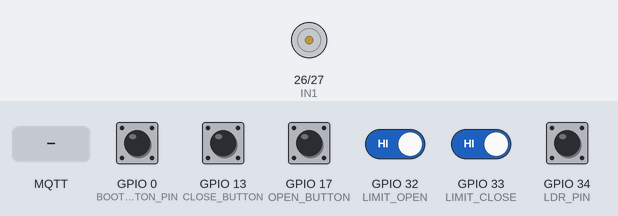
The sketch below on a simulated ESP32. On the bench: motor-driver pin pairs drawn as motors (green arrow = first pin HIGH = forward, orange = second pin HIGH = backward, longer = more drive, scaled by the enable pin). The inputs (shaded band) are chosen by the test bench; at power-on: GPIO 0 (BOOT_BUTTON_PIN), GPIO 13 (CLOSE_BUTTON), GPIO 17 (OPEN_BUTTON), GPIO 32 (LIMIT_OPEN), GPIO 33 (LIMIT_CLOSE), GPIO 34 (LDR_PIN) HIGH. WiFi joins after 1.5 s; servers stay silent unless stated; the local clock reads 2024-03-15 10:24:30 at power-on unless the sketch sets it; random numbers use the default seed unless the sketch sets one; no MQTT or app messages arrive unless stated; what the sketch prints to the serial monitor is not drawn.

Above: at 3.2 s.
3.3 s: GPIO 13 (CLOSE_BUTTON) pulled LOW for 0.15 s
At 4.1 s:
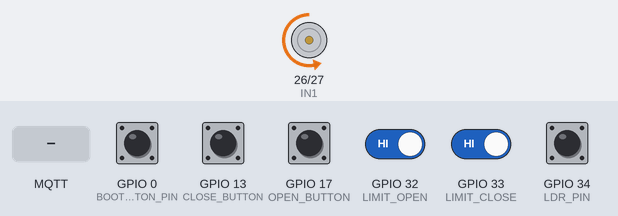
4.9 s: MQTT message "open" arrives on the first subscribed topic
At 5.5 s:
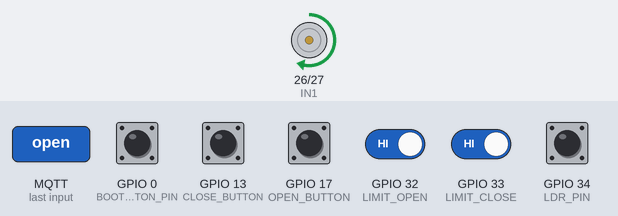
6.4 s: GPIO 32 (LIMIT_OPEN) driven LOW
At 7.8 s:
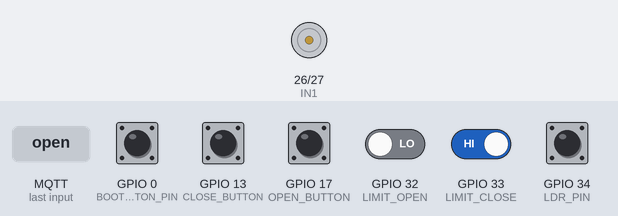
Timing chart, 0 to 9.4 s (numbered marks = the images above; inputs shaded):
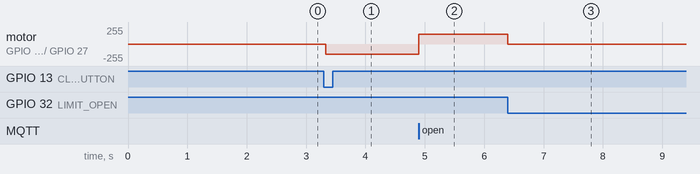

The sketch:

CoopGuardCode.ino
```cpp
// ============================================================
// ESP32 AUTOMATIC DOOR — CONNECTED VERSION
// (merged: teammate's hardware logic + CoopGuard MQTT/WiFi)
// ============================================================

#include <WiFiManager.h>
#include <WiFiClientSecure.h>
#include <PubSubClient.h>
#include <ThreeWire.h>
#include <RtcDS1302.h>

// ============================================================
// L298N MOTOR
// ============================================================
const byte ENA = 25;
const byte IN1 = 26;
const byte IN2 = 27;

// ============================================================
// LIMIT SWITCHES
// ============================================================
const byte LIMIT_OPEN  = 32;
const byte LIMIT_CLOSE = 33;

// ============================================================
// LDR
// ============================================================
const byte LDR_PIN = 34;

// ============================================================
// MANUAL PUSHBUTTONS
// ============================================================
const byte OPEN_BUTTON  = 17;
const byte CLOSE_BUTTON = 13;

// ============================================================
// FUTURE BUZZER (reserved, not wired)
// ============================================================
const byte BUZZER_PIN = 22;

// ============================================================
// DS1302 RTC
// ============================================================
const byte RTC_CLK = 18;
const byte RTC_DAT = 19;
const byte RTC_RST = 21;

ThreeWire rtcWire(RTC_DAT, RTC_CLK, RTC_RST);
RtcDS1302<ThreeWire> Rtc(rtcWire);

// ============================================================
// MOTOR SETTINGS
// ============================================================
const byte OPEN_SPEED  = 150;
const byte CLOSE_SPEED = 150;
const unsigned long MOTOR_TIMEOUT = 15000UL;

// ============================================================
// PUSHBUTTON TRACKING
// ============================================================
bool previousOpenButton  = HIGH;
bool previousCloseButton = HIGH;
bool bothButtonsLatch = false;

// ============================================================
// DOOR STATE
// ============================================================
enum DoorState : byte { DOOR_UNKNOWN, DOOR_OPEN, DOOR_CLOSED, DOOR_MOVING, DOOR_ERROR };
DoorState doorState = DOOR_UNKNOWN;

// ============================================================
// WIFI + MQTT (CoopGuard backend connection)
// ============================================================
const char* mqtt_server = "d17d615b51994b7a80424af5b899f00b.s1.eu.hivemq.cloud";
const int mqtt_port = 8883;
const char* mqtt_username = "coopadmin";
const char* mqtt_password = "CoopDoor2026!Secure";

WiFiClientSecure espClient;
PubSubClient client(espClient);

unsigned long lastSensorPublish = 0;
const unsigned long SENSOR_PUBLISH_INTERVAL = 2000UL;

// ============================================================
// BOOT BUTTON — manual WiFi reset (hold 3s)
// ============================================================
#define BOOT_BUTTON_PIN 0
unsigned long bootButtonPressStart = 0;
bool bootButtonHeld = false;

// ============================================================
// SETUP
// ============================================================
void setup()
{
  Serial.begin(115200);
  delay(500);

  pinMode(ENA, OUTPUT);
  pinMode(IN1, OUTPUT);
  pinMode(IN2, OUTPUT);

  pinMode(LIMIT_OPEN, INPUT_PULLUP);
  pinMode(LIMIT_CLOSE, INPUT_PULLUP);

  pinMode(LDR_PIN, INPUT);

  pinMode(OPEN_BUTTON, INPUT_PULLUP);
  pinMode(CLOSE_BUTTON, INPUT_PULLUP);

  pinMode(BOOT_BUTTON_PIN, INPUT_PULLUP);

  stopMotor();

  setupRTC();

  previousOpenButton = digitalRead(OPEN_BUTTON);
  previousCloseButton = digitalRead(CLOSE_BUTTON);

  Serial.println();
  Serial.println("======================================");
  Serial.println("       ESP32 AUTOMATIC DOOR");
  Serial.println("       CONNECTED (MQTT) VERSION");
  Serial.println("======================================");

  detectDoorPosition();
  printRTC();
  printLimitStatus();

  setup_wifi();

  espClient.setInsecure();
  client.setServer(mqtt_server, mqtt_port);
  client.setCallback(mqttCallback);
}

// ============================================================
// MAIN LOOP
// ============================================================
void loop()
{
  checkManualWifiReset();

  if (!client.connected()) {
    reconnect_mqtt();
  }
  client.loop();

  processManualButtons();
  processSerialCommands();

  if (millis() - lastSensorPublish >= SENSOR_PUBLISH_INTERVAL) {
    lastSensorPublish = millis();
    publishSensorReadings();
  }
}

// ============================================================
// WIFI SETUP
// ============================================================
void setup_wifi()
{
  WiFiManager wm;
  wm.setConnectTimeout(15);
  wm.setConfigPortalTimeout(180);

  bool connected = wm.autoConnect("CoopGuard-Setup");

  if (!connected) {
    Serial.println("Failed to connect, restarting...");
    delay(3000);
    ESP.restart();
  }

  Serial.println("WiFi connected");
  Serial.print("IP address: ");
  Serial.println(WiFi.localIP());
}

// ============================================================
// MQTT RECONNECT
// ============================================================
void reconnect_mqtt()
{
  while (!client.connected()) {
    Serial.print("Connecting to MQTT broker...");
    String clientId = "ESP32Client-" + String(random(0xffff), HEX);

    if (client.connect(clientId.c_str(), mqtt_username, mqtt_password)) {
      Serial.println("connected");
      client.subscribe("coop/door1/command");
    } else {
      Serial.print("failed, rc=");
      Serial.print(client.state());
      Serial.println(" trying again in 3 seconds");
      delay(3000);
    }
  }
}

// ============================================================
// MQTT CALLBACK — receives commands from the website/backend
// ============================================================
void mqttCallback(char* topic, byte* payload, unsigned int length)
{
  String message = "";
  for (unsigned int i = 0; i < length; i++) {
    message += (char)payload[i];
  }

  Serial.print("MQTT command received: ");
  Serial.println(message);

  if (String(topic) == "coop/door1/command") {
    if (message == "open") {
      openDoor();
    } else if (message == "close") {
      closeDoor();
    }
  }
}

// ============================================================
// PUBLISH LIVE SENSOR READINGS
// ============================================================
void publishSensorReadings()
{
  client.publish("coop/door1/sensors/ldr", isLight() ? "1" : "0");
  client.publish("coop/door1/sensors/limitswitch/top", openLimitPressed() ? "pressed" : "released");
  client.publish("coop/door1/sensors/limitswitch/bottom", closeLimitPressed() ? "pressed" : "released");

  if (Rtc.IsDateTimeValid()) {
    RtcDateTime now = Rtc.GetDateTime();
    int hour12 = now.Hour() % 12;
    if (hour12 == 0) hour12 = 12;
    const char* ampm = (now.Hour() >= 12) ? "PM" : "AM";

    char timeStr[12];
    snprintf(timeStr, sizeof(timeStr), "%02u:%02u:%02u %s", hour12, now.Minute(), now.Second(), ampm);
    client.publish("coop/door1/sensors/rtc", timeStr);
  }
}

// ============================================================
// MANUAL WIFI RESET (hold BOOT 3s)
// ============================================================
void checkManualWifiReset()
{
  if (digitalRead(BOOT_BUTTON_PIN) == LOW) {
    if (!bootButtonHeld) {
      bootButtonHeld = true;
      bootButtonPressStart = millis();
    } else if (millis() - bootButtonPressStart > 3000) {
      Serial.println("BOOT held 3+ seconds — resetting WiFi settings...");
      WiFiManager wm;
      wm.resetSettings();
      delay(500);
      ESP.restart();
    }
  } else {
    bootButtonHeld = false;
  }
}

// ============================================================
// MANUAL PUSHBUTTON CONTROL
// ============================================================
void processManualButtons()
{
  bool openState = digitalRead(OPEN_BUTTON);
  bool closeState = digitalRead(CLOSE_BUTTON);

  if (openState == LOW && closeState == LOW) {
    if (!bothButtonsLatch) {
      bothButtonsLatch = true;
      stopMotor();
      Serial.println("BOTH MANUAL BUTTONS PRESSED — MOTOR STOPPED FOR SAFETY");
    }
    previousOpenButton = openState;
    previousCloseButton = closeState;
    return;
  } else {
    bothButtonsLatch = false;
  }

  if (openState == LOW && previousOpenButton == HIGH) {
    delay(25);
    if (digitalRead(OPEN_BUTTON) == LOW) {
      previousOpenButton = LOW;
      Serial.println("PHYSICAL OPEN BUTTON PRESSED");
      openDoor();
      return;
    }
  }

  if (closeState == LOW && previousCloseButton == HIGH) {
    delay(25);
    if (digitalRead(CLOSE_BUTTON) == LOW) {
      previousCloseButton = LOW;
      Serial.println("PHYSICAL CLOSE BUTTON PRESSED");
      closeDoor();
      return;
    }
  }

  previousOpenButton = openState;
  previousCloseButton = closeState;
}

// ============================================================
// OPEN DOOR — OPEN = CLOCKWISE
// ============================================================
void openDoor()
{
  Serial.println("OPEN COMMAND — Direction: CLOCKWISE");
  client.publish("coop/door1/status", "opening");

  if (bothLimitsPressed()) {
    stopMotor();
    doorState = DOOR_ERROR;
    Serial.println("ERROR: BOTH LIMIT SWITCHES ACTIVE");
    return;
  }

  if (openLimitPressed()) {
    stopMotor();
    doorState = DOOR_OPEN;
    client.publish("coop/door1/status", "open");
    Serial.println("Door already OPEN.");
    return;
  }

  doorState = DOOR_MOVING;
  digitalWrite(IN1, HIGH);
  digitalWrite(IN2, LOW);
  analogWrite(ENA, OPEN_SPEED);

  unsigned long startTime = millis();

  while (!openLimitPressed()) {
    client.loop();

    if (digitalRead(CLOSE_BUTTON) == LOW) {
      stopMotor();
      doorState = DOOR_UNKNOWN;
      Serial.println("CLOSE BUTTON PRESSED DURING OPENING — MOTOR STOPPED");
      waitForButtonsReleased();
      detectDoorPosition();
      return;
    }

    if (bothLimitsPressed()) {
      stopMotor();
      doorState = DOOR_ERROR;
      Serial.println("ERROR: BOTH LIMITS ACTIVE");
      return;
    }

    if (serialStopRequested()) {
      stopMotor();
      doorState = DOOR_UNKNOWN;
      Serial.println("*** SERIAL STOP ***");
      detectDoorPosition();
      return;
    }

    if (millis() - startTime >= MOTOR_TIMEOUT) {
      stopMotor();
      doorState = DOOR_UNKNOWN;
      Serial.println("ERROR: OPEN TIMEOUT — Motor stopped for safety.");
      return;
    }
  }

  stopMotor();
  delay(30);

  if (openLimitPressed() && !closeLimitPressed()) {
    doorState = DOOR_OPEN;
    client.publish("coop/door1/status", "open");
    client.publish("coop/door1/events", "{\"event\":\"door_opened\",\"message\":\"Door opened successfully.\"}");
    Serial.println("OPEN LIMIT TRIGGERED — Door fully OPEN");
  } else {
    doorState = DOOR_UNKNOWN;
    Serial.println("WARNING: OPEN switch unstable.");
  }
}

// ============================================================
// CLOSE DOOR — CLOSE = ANTI-CLOCKWISE
// ============================================================
void closeDoor()
{
  Serial.println("CLOSE COMMAND — Direction: ANTI-CLOCKWISE");
  client.publish("coop/door1/status", "closing");

  if (bothLimitsPressed()) {
    stopMotor();
    doorState = DOOR_ERROR;
    Serial.println("ERROR: BOTH LIMIT SWITCHES ACTIVE");
    return;
  }

  if (closeLimitPressed()) {
    stopMotor();
    doorState = DOOR_CLOSED;
    client.publish("coop/door1/status", "closed");
    Serial.println("Door already CLOSED.");
    return;
  }

  doorState = DOOR_MOVING;
  digitalWrite(IN1, LOW);
  digitalWrite(IN2, HIGH);
  analogWrite(ENA, CLOSE_SPEED);

  unsigned long startTime = millis();

  while (!closeLimitPressed()) {
    client.loop();

    if (digitalRead(OPEN_BUTTON) == LOW) {
      stopMotor();
      doorState = DOOR_UNKNOWN;
      Serial.println("OPEN BUTTON PRESSED DURING CLOSING — MOTOR STOPPED");
      waitForButtonsReleased();
      detectDoorPosition();
      return;
    }

    if (bothLimitsPressed()) {
      stopMotor();
      doorState = DOOR_ERROR;
      Serial.println("ERROR: BOTH LIMITS ACTIVE");
      return;
    }

    if (serialStopRequested()) {
      stopMotor();
      doorState = DOOR_UNKNOWN;
      Serial.println("*** SERIAL STOP ***");
      detectDoorPosition();
      return;
    }

    if (millis() - startTime >= MOTOR_TIMEOUT) {
      stopMotor();
      doorState = DOOR_UNKNOWN;
      Serial.println("ERROR: CLOSE TIMEOUT — Motor stopped for safety.");
      return;
    }
  }

  stopMotor();
  delay(30);

  if (closeLimitPressed() && !openLimitPressed()) {
    doorState = DOOR_CLOSED;
    client.publish("coop/door1/status", "closed");
    client.publish("coop/door1/events", "{\"event\":\"door_closed\",\"message\":\"Door closed successfully.\"}");
    Serial.println("CLOSE LIMIT TRIGGERED — Door fully CLOSED");
  } else {
    doorState = DOOR_UNKNOWN;
    Serial.println("WARNING: CLOSE switch unstable.");
  }
}

// ============================================================
// WAIT FOR BOTH MANUAL BUTTONS RELEASED
// ============================================================
void waitForButtonsReleased()
{
  while (digitalRead(OPEN_BUTTON) == LOW || digitalRead(CLOSE_BUTTON) == LOW) {
    delay(10);
  }
  delay(30);
  previousOpenButton = HIGH;
  previousCloseButton = HIGH;
}

// ============================================================
// STOP MOTOR
// ============================================================
void stopMotor()
{
  analogWrite(ENA, 0);
  digitalWrite(IN1, LOW);
  digitalWrite(IN2, LOW);
}

// ============================================================
// SERIAL STOP (debug/testing)
// ============================================================
bool serialStopRequested()
{
  if (Serial.available() > 0) {
    char command = Serial.read();
    if (command >= 'a' && command <= 'z') command -= 32;
    if (command == 'S') return true;
  }
  return false;
}

// ============================================================
// LIMIT SWITCH FUNCTIONS
// ============================================================
bool openLimitPressed()  { return digitalRead(LIMIT_OPEN) == LOW; }
bool closeLimitPressed() { return digitalRead(LIMIT_CLOSE) == LOW; }
bool bothLimitsPressed() { return openLimitPressed() && closeLimitPressed(); }

// ============================================================
// LDR — confirmed: LIGHT = LOW, DARK = HIGH
// ============================================================
bool isLight() { return digitalRead(LDR_PIN) == LOW; }
bool isDark()  { return digitalRead(LDR_PIN) == HIGH; }

// ============================================================
// RTC SETUP
// ============================================================
void setupRTC()
{
  Rtc.Begin();
  Serial.println("Starting DS1302 RTC...");

  if (Rtc.GetIsWriteProtected()) {
    Rtc.SetIsWriteProtected(false);
  }

  if (!Rtc.GetIsRunning()) {
    Rtc.SetIsRunning(true);
  }

  if (!Rtc.IsDateTimeValid()) {
    RtcDateTime compiled = RtcDateTime(__DATE__, __TIME__);
    Rtc.SetDateTime(compiled);
    Serial.println("RTC time was invalid — set to compile time.");
  }
}

// ============================================================
// PRINT RTC
// ============================================================
void printRTC()
{
  Serial.println("--------- RTC ---------");
  if (!Rtc.IsDateTimeValid()) {
    Serial.println("RTC INVALID");
    return;
  }
  RtcDateTime now = Rtc.GetDateTime();
  Serial.print(now.Year()); Serial.print('/');
  printTwoDigits(now.Month()); Serial.print('/');
  printTwoDigits(now.Day());
  Serial.print("   TIME: ");
  printTwoDigits(now.Hour()); Serial.print(':');
  printTwoDigits(now.Minute()); Serial.print(':');
  printTwoDigits(now.Second());
  Serial.println();
  Serial.println("-----------------------");
}

void printTwoDigits(uint8_t number)
{
  if (number < 10) Serial.print('0');
  Serial.print(number);
}

// ============================================================
// DETECT DOOR POSITION
// ============================================================
void detectDoorPosition()
{
  bool openSW = openLimitPressed();
  bool closeSW = closeLimitPressed();

  if (openSW && !closeSW) {
    doorState = DOOR_OPEN;
    client.publish("coop/door1/status", "open");
    Serial.println("Door position: OPEN");
  } else if (!openSW && closeSW) {
    doorState = DOOR_CLOSED;
    client.publish("coop/door1/status", "closed");
    Serial.println("Door position: CLOSED");
  } else if (openSW && closeSW) {
    doorState = DOOR_ERROR;
    stopMotor();
    Serial.println("ERROR: BOTH LIMIT SWITCHES ACTIVE");
  } else {
    doorState = DOOR_UNKNOWN;
    Serial.println("Door position: BETWEEN LIMITS");
  }
}

// ============================================================
// LIMIT STATUS (debug print)
// ============================================================
void printLimitStatus()
{
  Serial.println("----- LIMIT TEST -----");
  Serial.print("OPEN  : "); Serial.println(openLimitPressed() ? "PRESSED / LOW" : "OFF / HIGH");
  Serial.print("CLOSE : "); Serial.println(closeLimitPressed() ? "PRESSED / LOW" : "OFF / HIGH");
  Serial.println("----------------------");
}

// ============================================================
// SERIAL COMMANDS (debug/testing only)
// ============================================================
void processSerialCommands()
{
  if (Serial.available() <= 0) return;

  char command = Serial.read();
  if (command == '\n' || command == '\r') return;
  if (command >= 'a' && command <= 'z') command -= 32;

  switch (command) {
    case 'O': openDoor(); break;
    case 'C': closeDoor(); break;
    case 'S': stopMotor(); Serial.println("*** MOTOR STOPPED ***"); break;
    case 'T': printLimitStatus(); break;
    case 'R': printRTC(); break;
  }
}
```

Measured:
- after the input at 3.3 s, motor on GPIO 26 (IN1) / GPIO 27 (IN2): stopped → backward 150/255 at once
- after the input at 4.9 s, motor on GPIO 26 (IN1) / GPIO 27 (IN2): backward 150/255 → forward 150/255 at once
- after the input at 6.4 s, motor on GPIO 26 (IN1) / GPIO 27 (IN2): forward 150/255 → stopped at once
